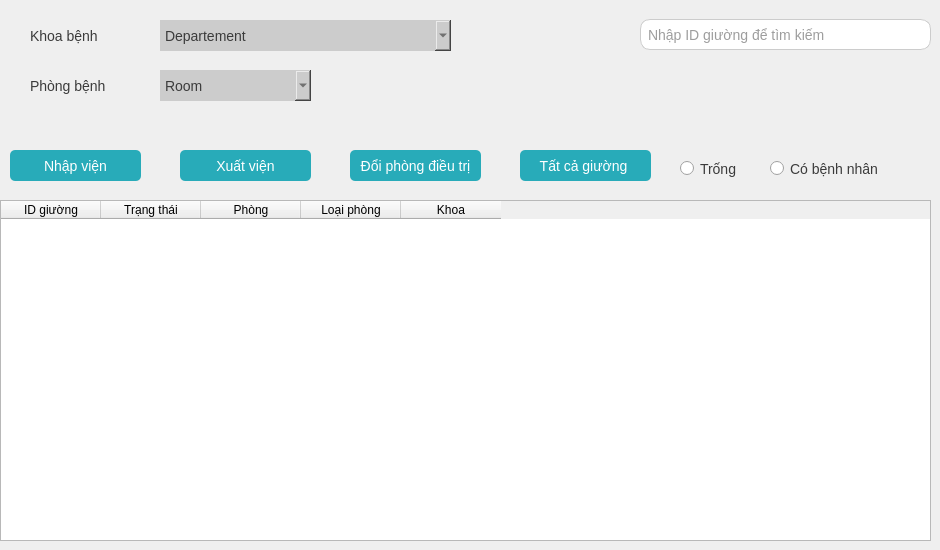
      <widget class="QWidget" name="list_room_page">
       <widget class="QTableWidget" name="list_room">
        <property name="geometry">
         <rect>
          <x>0</x>
          <y>200</y>
          <width>931</width>
          <height>341</height>
         </rect>
        </property>
        <property name="focusPolicy">
         <enum>Qt::NoFocus</enum>
        </property>
        <property name="styleSheet">
         <string notr="true">selection-background-color: rgb(45, 195, 209);</string>
        </property>
        <property name="editTriggers">
         <set>QAbstractItemView::NoEditTriggers</set>
        </property>
        <property name="alternatingRowColors">
         <bool>true</bool>
        </property>
        <property name="selectionBehavior">
         <enum>QAbstractItemView::SelectRows</enum>
        </property>
        <attribute name="horizontalHeaderHighlightSections">
         <bool>false</bool>
        </attribute>
        <column>
         <property name="text">
          <string>ID giường</string>
         </property>
        </column>
        <column>
         <property name="text">
          <string>Trạng thái</string>
         </property>
        </column>
        <column>
         <property name="text">
          <string>Phòng</string>
         </property>
        </column>
        <column>
         <property name="text">
          <string>Loại phòng</string>
         </property>
        </column>
        <column>
         <property name="text">
          <string>Khoa</string>
         </property>
        </column>
       </widget>
       <widget class="QComboBox" name="list_room_cbb_2">
        <property name="enabled">
         <bool>true</bool>
        </property>
        <property name="geometry">
         <rect>
          <x>160</x>
          <y>70</y>
          <width>151</width>
          <height>31</height>
         </rect>
        </property>
        <property name="cursor">
         <cursorShape>PointingHandCursor</cursorShape>
        </property>
        <property name="toolTipDuration">
         <number>-15</number>
        </property>
        <property name="styleSheet">
         <string notr="true">QComboBox{
	background-color: #ccc;
	font-size: 14px;
	border:none;
	padding: 5px;
	color: #3b3b3b;
}
QComboBox:hover{
	background-color: #a6a6a4;
}</string>
        </property>
        <property name="currentText">
         <string>Room</string>
        </property>
        <property name="currentIndex">
         <number>-1</number>
        </property>
        <property name="placeholderText">
         <string>Room</string>
        </property>
        <property name="duplicatesEnabled">
         <bool>false</bool>
        </property>
       </widget>
       <widget class="QLabel" name="label_21">
        <property name="geometry">
         <rect>
          <x>30</x>
          <y>20</y>
          <width>111</width>
          <height>31</height>
         </rect>
        </property>
        <property name="styleSheet">
         <string notr="true">color: #3b3b3b;
font-size: 14px;</string>
        </property>
        <property name="text">
         <string>Khoa bệnh</string>
        </property>
       </widget>
       <widget class="QComboBox" name="list_room_cbb_1">
        <property name="enabled">
         <bool>true</bool>
        </property>
        <property name="geometry">
         <rect>
          <x>160</x>
          <y>20</y>
          <width>291</width>
          <height>31</height>
         </rect>
        </property>
        <property name="cursor">
         <cursorShape>PointingHandCursor</cursorShape>
        </property>
        <property name="toolTipDuration">
         <number>-15</number>
        </property>
        <property name="styleSheet">
         <string notr="true">QComboBox{
	background-color: #ccc;
	font-size: 14px;
	border:none;
	padding: 5px;
	color: #3b3b3b;
}
QComboBox:hover{
	background-color: #a6a6a4;
}</string>
        </property>
        <property name="currentText">
         <string>Departement</string>
        </property>
        <property name="currentIndex">
         <number>-1</number>
        </property>
        <property name="placeholderText">
         <string>Departement</string>
        </property>
        <property name="duplicatesEnabled">
         <bool>false</bool>
        </property>
       </widget>
       <widget class="QLabel" name="label_23">
        <property name="geometry">
         <rect>
          <x>30</x>
          <y>70</y>
          <width>111</width>
          <height>31</height>
         </rect>
        </property>
        <property name="styleSheet">
         <string notr="true">color: #3b3b3b;
font-size: 14px;</string>
        </property>
        <property name="text">
         <string>Phòng bệnh</string>
        </property>
       </widget>
       <widget class="QLineEdit" name="id_bed_search_input">
        <property name="geometry">
         <rect>
          <x>640</x>
          <y>19</y>
          <width>291</width>
          <height>31</height>
         </rect>
        </property>
        <property name="styleSheet">
         <string notr="true">border: 1px solid #ccc;
border-radius: 10px;
font-size: 14px;
color:  #3b3b3b;
padding: 5px;</string>
        </property>
        <property name="placeholderText">
         <string>Nhập ID giường để tìm kiếm</string>
        </property>
       </widget>
       <widget class="QPushButton" name="admit_to_hospital_btn">
        <property name="geometry">
         <rect>
          <x>10</x>
          <y>150</y>
          <width>131</width>
          <height>31</height>
         </rect>
        </property>
        <property name="cursor">
         <cursorShape>PointingHandCursor</cursorShape>
        </property>
        <property name="styleSheet">
         <string notr="true">QPushButton{
	border: none;
	background-color: #28abb9;
	border-radius: 5px;
	color: white;
	font-size: 14px;
}
QPushButton:hover{
	background-color: rgb(36, 155, 166);
}
</string>
        </property>
        <property name="text">
         <string>Nhập viện</string>
        </property>
       </widget>
       <widget class="QPushButton" name="quit_hp_btn">
        <property name="geometry">
         <rect>
          <x>180</x>
          <y>150</y>
          <width>131</width>
          <height>31</height>
         </rect>
        </property>
        <property name="cursor">
         <cursorShape>PointingHandCursor</cursorShape>
        </property>
        <property name="styleSheet">
         <string notr="true">QPushButton{
	border: none;
	background-color: #28abb9;
	border-radius: 5px;
	color: white;
	font-size: 14px;
}
QPushButton:hover{
	background-color: rgb(36, 155, 166);
}
</string>
        </property>
        <property name="text">
         <string>Xuất viện</string>
        </property>
       </widget>
       <widget class="QPushButton" name="change_room_btn">
        <property name="geometry">
         <rect>
          <x>350</x>
          <y>150</y>
          <width>131</width>
          <height>31</height>
         </rect>
        </property>
        <property name="cursor">
         <cursorShape>PointingHandCursor</cursorShape>
        </property>
        <property name="styleSheet">
         <string notr="true">QPushButton{
	border: none;
	background-color: #28abb9;
	border-radius: 5px;
	color: white;
	font-size: 14px;
}
QPushButton:hover{
	background-color: rgb(36, 155, 166);
}
</string>
        </property>
        <property name="text">
         <string>Đổi phòng điều trị</string>
        </property>
       </widget>
       <widget class="QPushButton" name="all_bed_btn">
        <property name="geometry">
         <rect>
          <x>520</x>
          <y>150</y>
          <width>131</width>
          <height>31</height>
         </rect>
        </property>
        <property name="cursor">
         <cursorShape>PointingHandCursor</cursorShape>
        </property>
        <property name="styleSheet">
         <string notr="true">QPushButton{
	border: none;
	background-color: #28abb9;
	border-radius: 5px;
	color: white;
	font-size: 14px;
}
QPushButton:hover{
	background-color: rgb(36, 155, 166);
}
</string>
        </property>
        <property name="text">
         <string>Tất cả giường </string>
        </property>
       </widget>
       <widget class="QPushButton" name="list_room_filter_btn">
        <property name="geometry">
         <rect>
          <x>900</x>
          <y>150</y>
          <width>31</width>
          <height>41</height>
         </rect>
        </property>
        <property name="cursor">
         <cursorShape>PointingHandCursor</cursorShape>
        </property>
        <property name="styleSheet">
         <string notr="true">background-color: none;
border: none;
color: #3b3b3b;</string>
        </property>
        <property name="text">
         <string/>
        </property>
        <property name="icon">
         <iconset>
          <normaloff>../Project/img/filter_icon.png</normaloff>../Project/img/filter_icon.png</iconset>
        </property>
       </widget>
       <widget class="QRadioButton" name="bed_status_1">
        <property name="geometry">
         <rect>
          <x>680</x>
          <y>160</y>
          <width>71</width>
          <height>17</height>
         </rect>
        </property>
        <property name="styleSheet">
         <string notr="true">font-size: 14px;
color: #3b3b3b;</string>
        </property>
        <property name="text">
         <string>Trống</string>
        </property>
       </widget>
       <widget class="QRadioButton" name="bed_status_2">
        <property name="geometry">
         <rect>
          <x>770</x>
          <y>160</y>
          <width>111</width>
          <height>17</height>
         </rect>
        </property>
        <property name="styleSheet">
         <string notr="true">font-size: 14px;
color: #3b3b3b;</string>
        </property>
        <property name="text">
         <string>Có bệnh nhân</string>
        </property>
       </widget>
      </widget>
